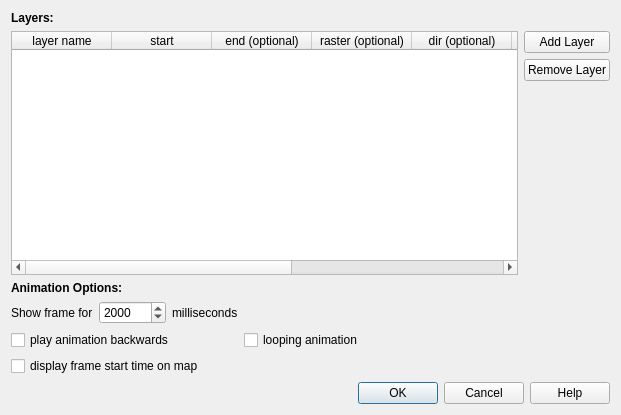
<?xml version="1.0" encoding="UTF-8"?>
<ui version="4.0">
 <class>Dialog</class>
 <widget class="QDialog" name="Dialog">
  <property name="geometry">
   <rect>
    <x>0</x>
    <y>0</y>
    <width>621</width>
    <height>415</height>
   </rect>
  </property>
  <property name="windowTitle">
   <string>Time manager settings</string>
  </property>
  <layout class="QVBoxLayout" name="verticalLayout">
   <item>
    <layout class="QGridLayout" name="gridLayout">
     <item row="1" column="1">
      <widget class="QPushButton" name="pushButtonAdd">
       <property name="text">
        <string>Add Layer</string>
       </property>
      </widget>
     </item>
     <item row="2" column="1">
      <widget class="QPushButton" name="pushButtonRemove">
       <property name="text">
        <string>Remove Layer</string>
       </property>
      </widget>
     </item>
     <item row="3" column="1">
      <spacer name="verticalSpacer">
       <property name="orientation">
        <enum>Qt::Vertical</enum>
       </property>
       <property name="sizeHint" stdset="0">
        <size>
         <width>20</width>
         <height>40</height>
        </size>
       </property>
      </spacer>
     </item>
     <item row="1" column="0" rowspan="3">
      <widget class="QTableWidget" name="tableWidget">
       <property name="minimumSize">
        <size>
         <width>0</width>
         <height>0</height>
        </size>
       </property>
       <property name="columnCount">
        <number>9</number>
       </property>
       <column>
        <property name="text">
         <string>layer name</string>
        </property>
       </column>
       <column>
        <property name="text">
         <string>start</string>
        </property>
       </column>
       <column>
        <property name="text">
         <string>end (optional)</string>
        </property>
       </column>
       <column>
        <property name="text">
         <string>raster (optional)</string>
        </property>
       </column>
       <column>
        <property name="text">
         <string>dir (optional)</string>
        </property>
       </column>
       <column>
        <property name="text">
         <string>enabled</string>
        </property>
       </column>
       <column>
        <property name="text">
         <string>index</string>
        </property>
       </column>
       <column>
        <property name="text">
         <string>time format</string>
        </property>
       </column>
       <column>
        <property name="text">
         <string>offset</string>
        </property>
       </column>
      </widget>
     </item>
     <item row="0" column="0">
      <widget class="QLabel" name="label">
       <property name="font">
        <font>
         <weight>75</weight>
         <bold>true</bold>
        </font>
       </property>
       <property name="text">
        <string>Layers:</string>
       </property>
      </widget>
     </item>
     <item row="4" column="0">
      <widget class="QLabel" name="label_2">
       <property name="font">
        <font>
         <weight>75</weight>
         <bold>true</bold>
        </font>
       </property>
       <property name="text">
        <string>Animation Options:</string>
       </property>
      </widget>
     </item>
     <item row="5" column="0">
      <layout class="QGridLayout" name="gridLayout_2">
       <item row="0" column="0">
        <widget class="QLabel" name="label_3">
         <property name="text">
          <string>Show frame for</string>
         </property>
        </widget>
       </item>
       <item row="0" column="1">
        <widget class="QSpinBox" name="spinBoxFrameLength">
         <property name="minimum">
          <number>1</number>
         </property>
         <property name="maximum">
          <number>1000000</number>
         </property>
         <property name="value">
          <number>2000</number>
         </property>
        </widget>
       </item>
       <item row="0" column="2">
        <widget class="QLabel" name="label_4">
         <property name="text">
          <string>milliseconds</string>
         </property>
        </widget>
       </item>
       <item row="1" column="0" colspan="3">
        <widget class="QCheckBox" name="checkBoxBackwards">
         <property name="text">
          <string>play animation backwards </string>
         </property>
        </widget>
       </item>
       <item row="0" column="3">
        <spacer name="horizontalSpacer">
         <property name="orientation">
          <enum>Qt::Horizontal</enum>
         </property>
         <property name="sizeHint" stdset="0">
          <size>
           <width>40</width>
           <height>20</height>
          </size>
         </property>
        </spacer>
       </item>
       <item row="2" column="0" colspan="3">
        <widget class="QCheckBox" name="checkBoxLabel">
         <property name="text">
          <string>display frame start time on map</string>
         </property>
        </widget>
       </item>
       <item row="1" column="3">
        <widget class="QCheckBox" name="checkBoxLoop">
         <property name="text">
          <string>looping animation</string>
         </property>
        </widget>
       </item>
      </layout>
     </item>
    </layout>
   </item>
   <item>
    <widget class="QDialogButtonBox" name="buttonBox">
     <property name="orientation">
      <enum>Qt::Horizontal</enum>
     </property>
     <property name="standardButtons">
      <set>QDialogButtonBox::Cancel|QDialogButtonBox::Help|QDialogButtonBox::Ok</set>
     </property>
    </widget>
   </item>
  </layout>
 </widget>
 <resources/>
 <connections>
  <connection>
   <sender>buttonBox</sender>
   <signal>accepted()</signal>
   <receiver>Dialog</receiver>
   <slot>accept()</slot>
   <hints>
    <hint type="sourcelabel">
     <x>248</x>
     <y>254</y>
    </hint>
    <hint type="destinationlabel">
     <x>157</x>
     <y>274</y>
    </hint>
   </hints>
  </connection>
  <connection>
   <sender>buttonBox</sender>
   <signal>rejected()</signal>
   <receiver>Dialog</receiver>
   <slot>reject()</slot>
   <hints>
    <hint type="sourcelabel">
     <x>316</x>
     <y>260</y>
    </hint>
    <hint type="destinationlabel">
     <x>286</x>
     <y>274</y>
    </hint>
   </hints>
  </connection>
 </connections>
</ui>
